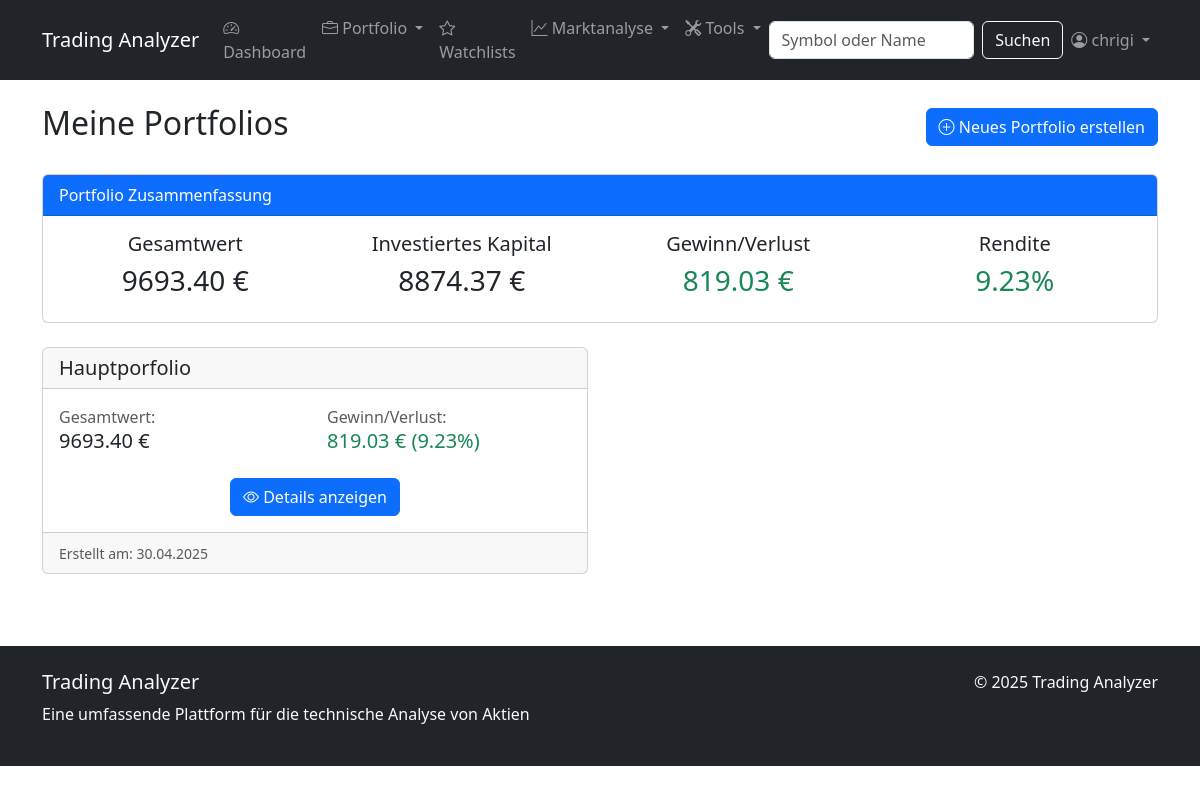
The app's page /portfolio/ (signed in), older data.
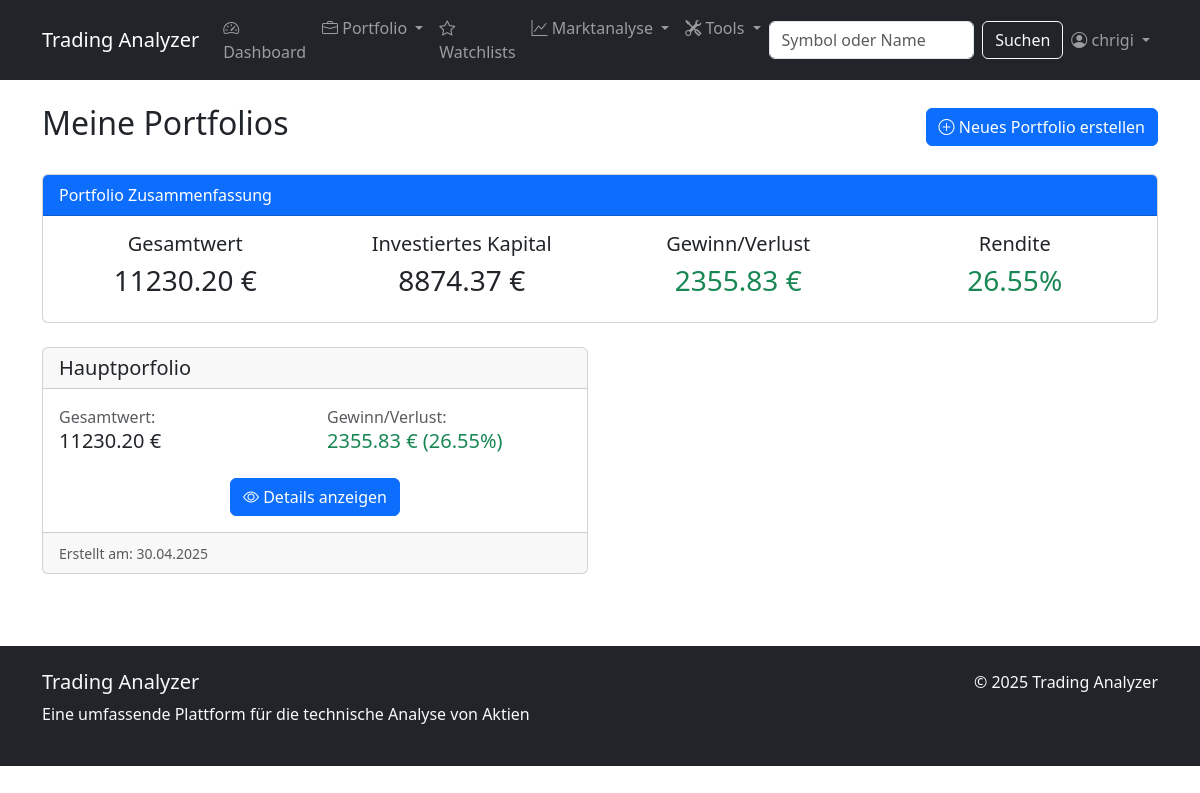
The same page, newer data.
### stock_analyzer/models.py (models this page shows, shortened)
class Portfolio(models.Model):
    user = models.ForeignKey(User, on_delete=models.CASCADE, related_name='portfolios')
    name = models.CharField(max_length=100)
    description = models.TextField(blank=True, null=True)
    created_at = models.DateTimeField(auto_now_add=True)
    updated_at = models.DateTimeField(auto_now=True)
    total_value = models.DecimalField(max_digits=12, decimal_places=2, default=0)
    total_cost = models.DecimalField(max_digits=12, decimal_places=2, default=0)
    total_gain_loss = models.DecimalField(max_digits=12, decimal_places=2, default=0)
    percent_gain_loss = models.DecimalField(max_digits=6, decimal_places=2, default=0)

### stock_analyzer/views.py (the view)
# urls.py: path('portfolio/', views.portfolio_list, name='portfolio_list'),
@login_required
def portfolio_list(request):
    portfolios = Portfolio.objects.filter(user=request.user).order_by('-created_at')
    total_portfolio_value = sum(portfolio.total_value for portfolio in portfolios)
    total_portfolio_cost = sum(portfolio.total_cost for portfolio in portfolios)
    total_gain_loss = sum(portfolio.total_gain_loss for portfolio in portfolios)
    if total_portfolio_cost > 0:
        percent_gain_loss = (total_gain_loss / total_portfolio_cost) * 100
    else:
        percent_gain_loss = 0
    context = {
        'portfolios': portfolios,
        'total_portfolio_value': total_portfolio_value,
        'total_portfolio_cost': total_portfolio_cost,
        'total_gain_loss': total_gain_loss,
        'percent_gain_loss': percent_gain_loss
    }
    return render(request, 'stock_analyzer/portfolio/portfolio_list.html', context)

### stock_analyzer/templates/stock_analyzer/portfolio/portfolio_list.html (shortened to what this page needs)
{% extends 'stock_analyzer/base.html' %}
{% block content %}
<div class="d-flex justify-content-between align-items-center mb-4">
    <h2>Meine Portfolios</h2>
    <a href="{% url 'portfolio_create' %}" class="btn btn-primary">
        <i class="bi bi-plus-circle"></i> Neues Portfolio erstellen
    </a>
</div>
{% if portfolios %}
    <div class="card mb-4">
        <div class="card-header bg-primary text-white">
            Portfolio Zusammenfassung
        </div>
        <div class="card-body">
            <div class="row">
                <div class="col-md-3 text-center">
                    <h5>Gesamtwert</h5>
                    <h3>{{ total_portfolio_value|floatformat:2 }} €</h3>
                </div>
                <div class="col-md-3 text-center">
                    <h5>Investiertes Kapital</h5>
                    <h3>{{ total_portfolio_cost|floatformat:2 }} €</h3>
                </div>
                <div class="col-md-3 text-center">
                    <h5>Gewinn/Verlust</h5>
                    <h3 class="{% if total_gain_loss > 0 %}text-success{% elif total_gain_loss < 0 %}text-danger{% endif %}">
                        {{ total_gain_loss|floatformat:2 }} €
                    </h3>
                </div>
                <div class="col-md-3 text-center">
                    <h5>Rendite</h5>
                    <h3 class="{% if percent_gain_loss > 0 %}text-success{% elif percent_gain_loss < 0 %}text-danger{% endif %}">
                        {{ percent_gain_loss|floatformat:2 }}%
                    </h3>
                </div>
            </div>
        </div>
    </div>
    <div class="row">
        {% for portfolio in portfolios %}
            <div class="col-md-6 mb-4">
                <div class="card h-100">
                    <div class="card-header">
                        <h5 class="card-title mb-0">{{ portfolio.name }}</h5>
                    </div>
                    <div class="card-body">
                        <div class="row mb-3">
                            <div class="col-6">
                                <span class="d-block text-muted">Gesamtwert:</span>
                                <span class="h5">{{ portfolio.total_value|floatformat:2 }} €</span>
                            </div>
                            <div class="col-6">
                                <span class="d-block text-muted">Gewinn/Verlust:</span>
                                <span class="h5 {% if portfolio.total_gain_loss > 0 %}text-success{% elif portfolio.total_gain_loss < 0 %}text-danger{% endif %}">
                                    {{ portfolio.total_gain_loss|floatformat:2 }} € ({{ portfolio.percent_gain_loss|floatformat:2 }}%)
                                </span>
                            </div>
                        </div>
                        <div class="text-center mt-4">
                            <a href="{% url 'portfolio_detail' portfolio.id %}" class="btn btn-primary">
                                <i class="bi bi-eye"></i> Details anzeigen
                            </a>
                        </div>
                    </div>
                    <div class="card-footer text-muted">
                        <small>Erstellt am: {{ portfolio.created_at|date:"d.m.Y" }}</small>
                    </div>
                </div>
            </div>
        {% endfor %}
    </div>
{% endif %}
{% endblock %}

Row changes from the older to the newer data that the page shows:
changed Portfolio "Hauptporfolio": total_value "9693.40" → "11230.20"; total_gain_loss "819.03" → "2355.83"; percent_gain_loss "9.23" → "26.55"
Text that changed along with them:
{{ total_portfolio_value|floatformat:2 }}: "9693.40" → "11230.20"
{{ total_gain_loss|floatformat:2 }}: "819.03" → "2355.83"
{{ percent_gain_loss|floatformat:2 }}: "9.23" → "26.55"
